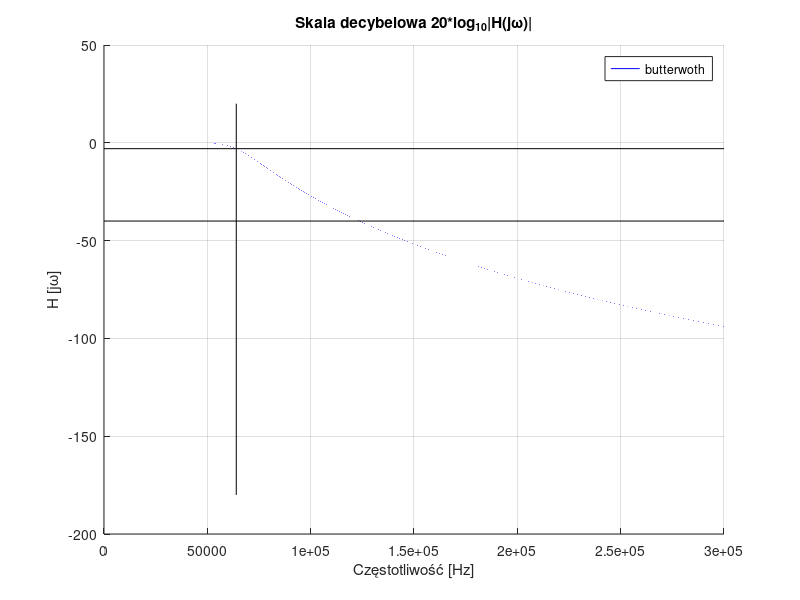
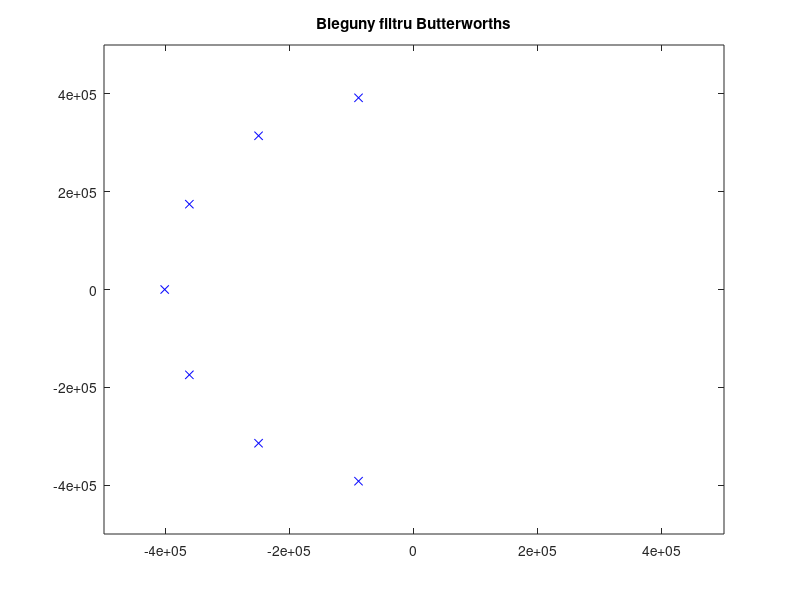
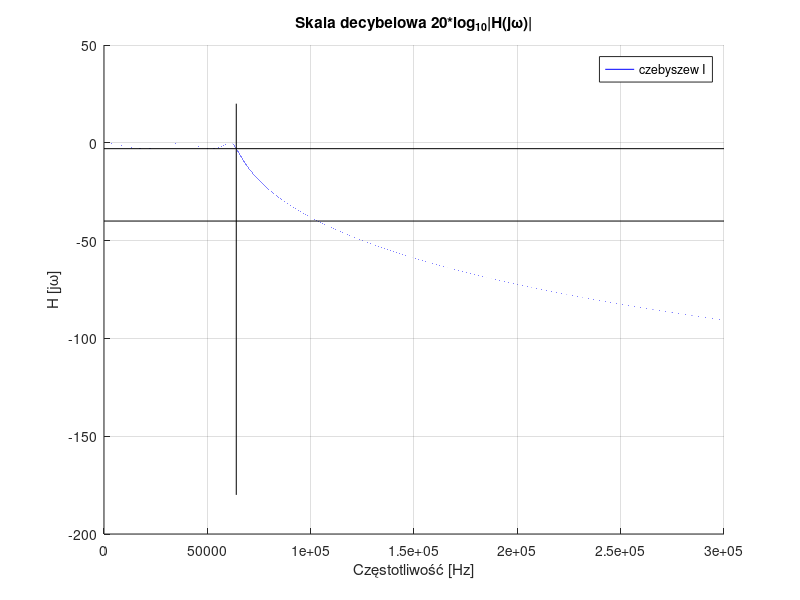
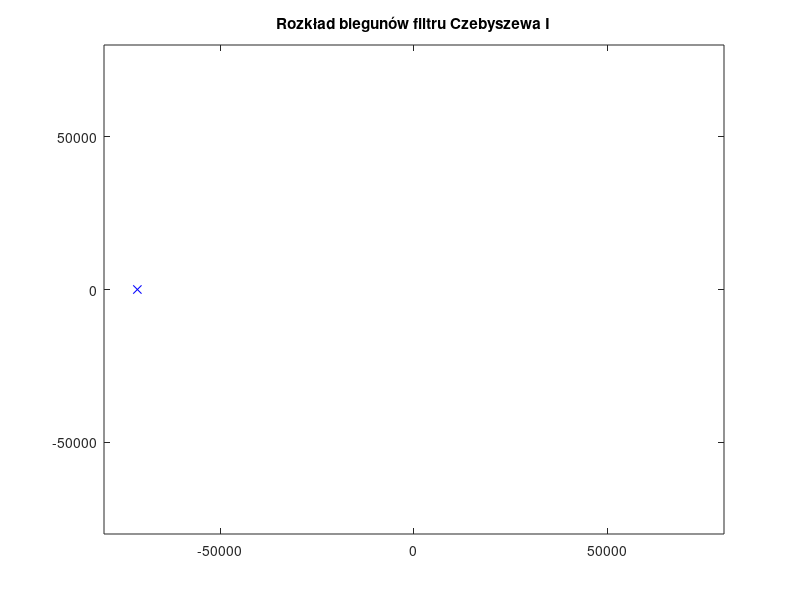

These charts were generated, in order, by the following MATLAB code:
clear all; close all;

fs = 256*10^3;
f0 = fs/2;
f3dB = f0/2;
w0 = 2*pi*f0;
w3dB = 2*pi*f3dB;

f = 0:1:300*10^3;
w = 2*pi*f;

% Filtr Butterworth

N=7;
[bm,an] = butter(N, w3dB, 's');
H1 = polyval(bm,j*w)./ polyval(an,j*w);
H1 = H1/max(H1);
H1log = 20*log10(abs(H1));

figure('Name','Filtr Butterworths');
hold on;
plot(f,H1log,'b'); 
plot([0 300]*10^3, [-3 -3],  'k'); 
plot([0 300]*10^3, [-40 -40],'k');
plot([64 64]*10^3, [20 -180],'k');
title('Skala decybelowa 20*log_{10}|H(j\omega)|');
legend('butterwoth');
xlabel('Częstotliwość [Hz]');  
ylabel('H [j\omega]');
grid;
hold off;

figure('Name','Bieguny filtru Butterworths');
plot(roots(an),'bx');
title('Bieguny filtru Butterworths');
xlim([-5*10^5,5*10^5])
ylim([-5*10^5,5*10^5])

% Filtr Czebyszewa I

N=5;
[bm,an] = cheby1(N, 3, w3dB, 's'); % drugi argument -> max tłumienie w paśmie przepustowym
H2 = polyval(bm,j*w)./ polyval(an,j*w);
H2 = H2/max(H2);
H2log = 20*log10(abs(H2));

figure('Name','Filtr Czebyszewa I');
hold on;
plot(f,H2log,'b');
plot([0 300]*10^3, [-3 -3],  'k'); 
plot([0 300]*10^3, [-40 -40],'k');
plot([64 64]*10^3, [20 -180],'k');
title('Skala decybelowa 20*log_{10}|H(j\omega)|');
legend('czebyszew I');
xlabel('Częstotliwość [Hz]');  
ylabel('H [j\omega]');
grid;
hold off;

figure('Name','Rozkład biegunów filtru Czebyszewa I');
plot(roots(an),'bx');
xlim([-8*10^4 8*10^4]);
ylim([-8*10^4 8*10^4])
title('Rozkład biegunów filtru Czebyszewa I');

% Filtr Czebyszewa II

N=5;
[bm,an] = cheby2(N, 40, w0, 's'); % drugi argument -> minimalne tłumienie w paśmie zaporowym
H3 = polyval(bm,j*w)./ polyval(an,j*w);
H3 = H3/max(H3);
H3log = 20*log10(abs(H3));

figure('Name','Filtr Czebyszewa II');
hold on;
plot(f,H3log,'b');
plot([0 300]*10^3, [-3 -3],  'k'); 
plot([0 300]*10^3, [-40 -40],'k');
plot([128 128]*10^3, [20 -180],'k');
title('Skala decybelowa 20*log_{10}|H(j\omega)|');
legend('czebyszew II');
xlabel('Częstotliwość [Hz]');  
ylabel('H [j\omega]');
grid;
hold off;

figure('Name','Bieguny filtru Czebyszewa II');
hold on;
plot(roots(an),'bx');
plot(roots(bm),'bo')
xlim([-10*10^5 10*10^5]);
ylim([-10*10^5 10*10^5]);
title('Bieguny filtru Czebyszewa II');

% Filtr eliptyczny

N=10;
[bm,an] = ellip(N, 3, 40, w3dB, 's');
H4      = polyval(bm,j*w)./ polyval(an,j*w);
H4      = H4/max(H4);
H4log   = 20*log10(abs(H4));

figure('Name','Filtr eliptyczny');
hold on;
plot(f,H4log,'b');
plot([0 300]*10^3, [-3 -3],  'k'); 
plot([0 300]*10^3, [-40 -40],'k');
plot([64 64]*10^3, [20 -180],'k');
title('Skala decybelowa 20*log_{10}|H(j\omega)|');
legend('eliptyczny');
xlabel('Częstotliwość [Hz]');  
ylabel('H [j\omega]');
grid;
hold off;

figure('Name','Wysokie tłumienie filtru eliptycznego');
plot(roots(an),'bx');
title('Rozkład biegunów filtru eliptycznego');

